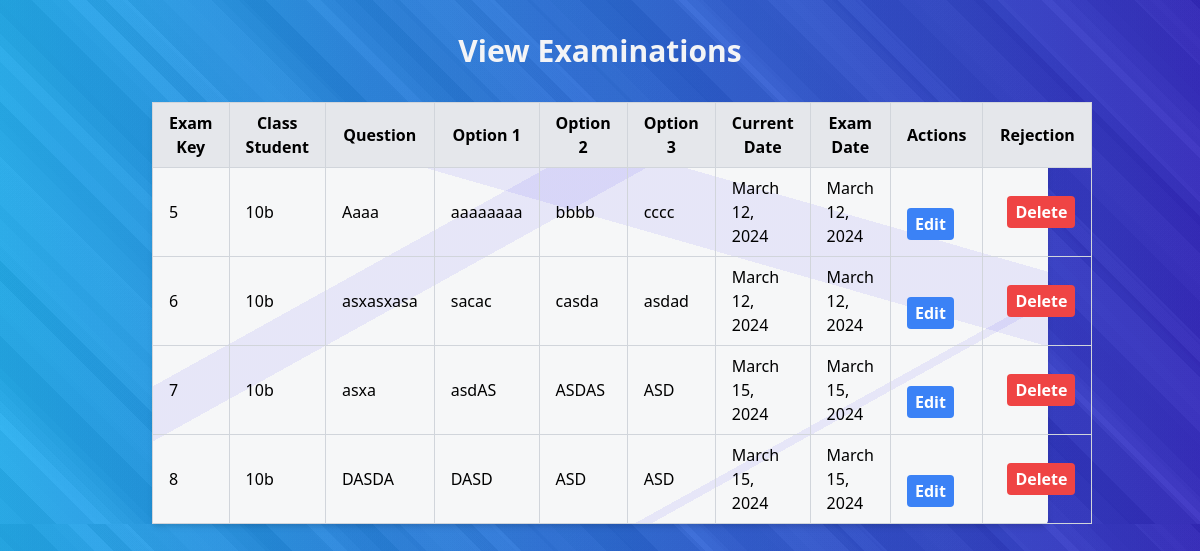
The app's page /view_examinations/ (signed in), older data.
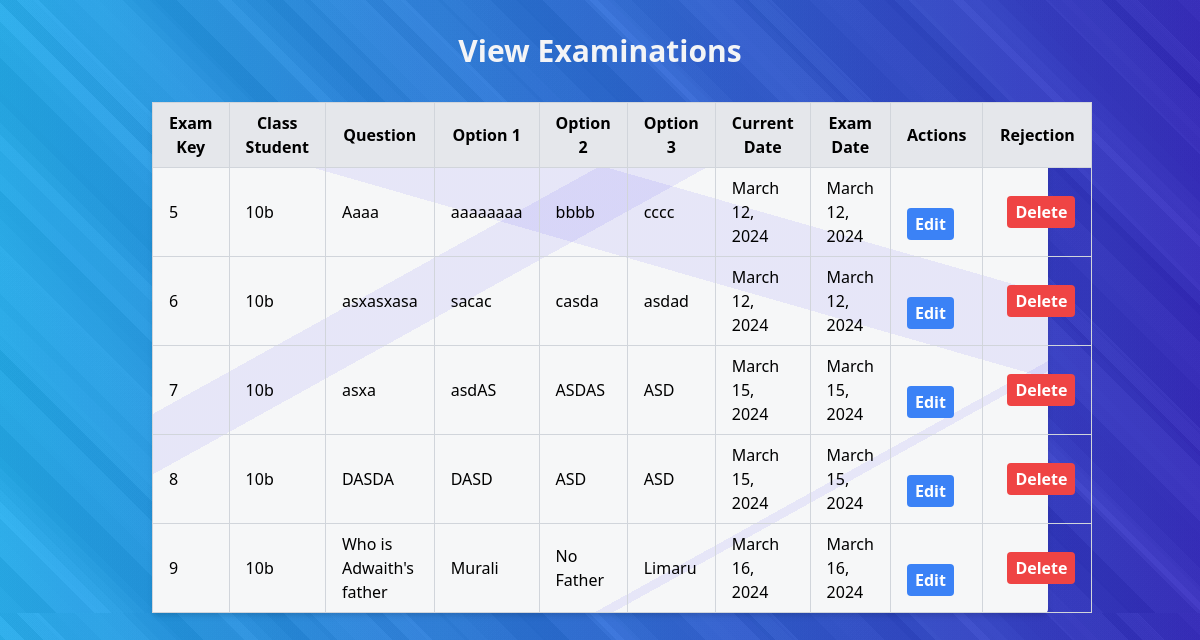
The same page, newer data.
### signapp/models.py (models this page shows)
class ExamModel(models.Model):
    exam_key = models.AutoField(primary_key=True)
    class_student = models.CharField( max_length=5)
    question = models.CharField( max_length=100)
    option1 = models.CharField(max_length=50)
    option2 = models.CharField(max_length=50)
    option3 = models.CharField(max_length=50)
    teacher_id = models.CharField(max_length=5)
    current_date = models.DateField(auto_now=True)
    exam_date = models.DateField(null=True)
    answer = models.CharField(max_length=50)

### signapp/views.py (the view)
# urls.py: path('view_examinations/', views.view_examinations, name='view_examinations'),
def view_examinations(request):
    teacher_id = request.session.get('teachid')
    if teacher_id is None:
        return redirect('login')  # Redirect to login page or wherever appropriate if teacher_id is not found in session
    exams = ExamModel.objects.filter(teacher_id=teacher_id)
    return render(request, 'view_examinations_teacher.html', {'exams': exams})

### signapp/templates/view_examinations_teacher.html (shortened to what this page needs)
<!DOCTYPE html>
<html lang="en">
<head>
    <link href="https://cdn.jsdelivr.net/npm/tailwindcss@2.2.19/dist/tailwind.min.css" rel="stylesheet">
</head>
<body class="bg-gray-100">
    <h1 class="text-3xl font-bold text-center my-8 text-gray-100 leading-tight">View Examinations</h1>
    <div class="mx-auto max-w-4xl">
      <div class="w-full bg-white shadow-md rounded border-collapse box-table body-div">
        <table class="w-full border-collapse border border-gray-300">
            <thead>
                <tr class="bg-gray-200">
                    <th class="border border-gray-300 px-4 py-2">Exam Key</th>
                    <th class="border border-gray-300 px-4 py-2">Class Student</th>
                    <th class="border border-gray-300 px-4 py-2">Question</th>
                    <th class="border border-gray-300 px-4 py-2">Option 1</th>
                    <th class="border border-gray-300 px-4 py-2">Option 2</th>
                    <th class="border border-gray-300 px-4 py-2">Option 3</th>
                    <th class="border border-gray-300 px-4 py-2">Current Date</th>
                    <th class="border border-gray-300 px-4 py-2">Exam Date</th>
                    <th class="border border-gray-300 px-4 py-2">Actions</th>
                    <th class="border border-gray-300 px-4 py-2">Rejection</th>
                </tr>
            </thead>
            <tbody>
                {% for exam in exams %}
                <tr>
                    <td class="border border-gray-300 px-4 py-2">{{ exam.exam_key }}</td>
                    <td class="border border-gray-300 px-4 py-2">{{ exam.class_student }}</td>
                    <td class="border border-gray-300 px-4 py-2">{{ exam.question }}</td>
                    <td class="border border-gray-300 px-4 py-2">{{ exam.option1 }}</td>
                    <td class="border border-gray-300 px-4 py-2">{{ exam.option2 }}</td>
                    <td class="border border-gray-300 px-4 py-2">{{ exam.option3 }}</td>
                    <td class="border border-gray-300 px-4 py-2">{{ exam.current_date }}</td>
                    <td class="border border-gray-300 px-4 py-2">{{ exam.exam_date }}</td>
                    <td class="border border-gray-300 px-4 py-2">
                      <br>
                      <a href="{% url 'edit_examination' exam_key=exam.exam_key %}" class="inline-block bg-blue-500 hover:bg-blue-600 text-white font-bold py-1 px-2 rounded focus:outline-none focus:shadow-outline">Edit</a>
                    <td class="border border-gray-300 px-4 py-2">
                      <a href="{% url 'delete_examination' exam_key=exam.exam_key %}" class="inline-block bg-red-500 hover:bg-red-600 text-white font-bold py-1 px-2 rounded focus:outline-none focus:shadow-outline ml-2">Delete</a>
                    </td>
                </tr>
                {% endfor %}
            </tbody>
        </table>
    </div>
  </div>
</body>
</html>

Row changes from the older to the newer data that the page shows:
added ExamModel: exam_key "9", class_student "10b", question "Who is Adwaith's father", option1 "Murali", option2 "No Father", option3 "Limaru", current_date "March 16, 2024", exam_date "March 16, 2024"
